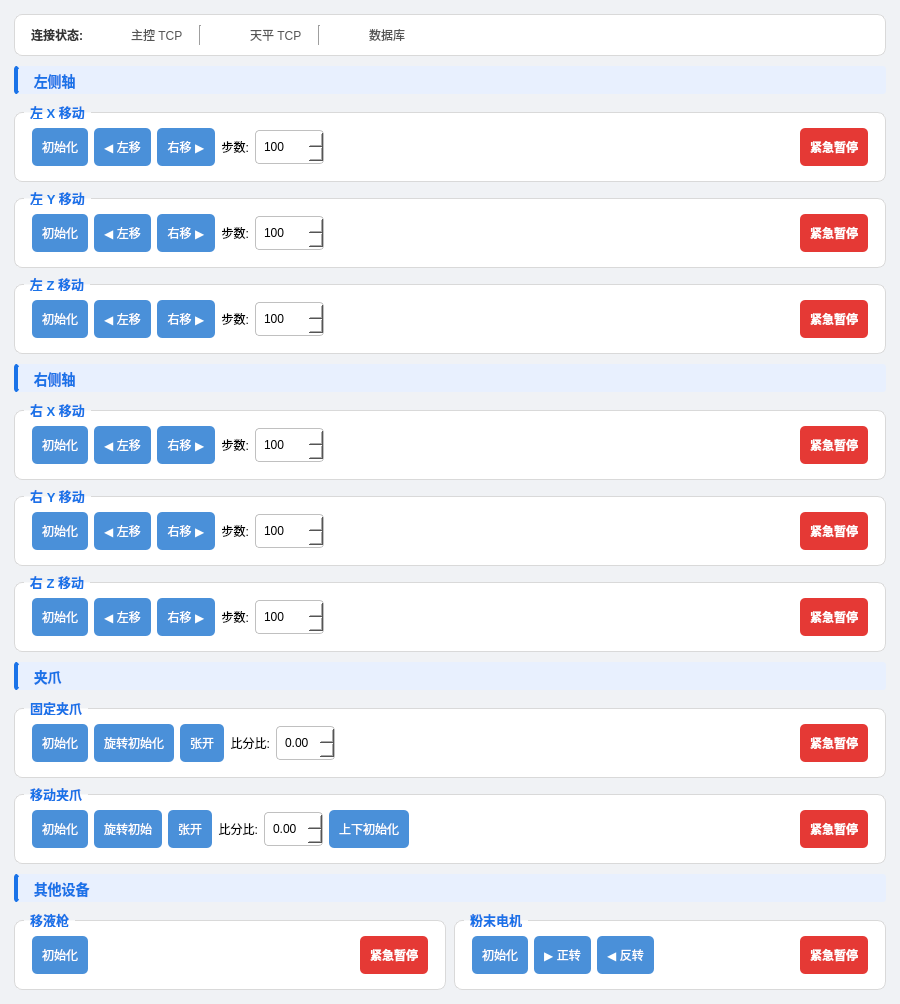
<?xml version="1.0" encoding="UTF-8"?>
<ui version="4.0">
 <class>MotorControl</class>
 <widget class="QDialog" name="MotorControl">
  <property name="geometry">
   <rect>
    <x>0</x>
    <y>0</y>
    <width>900</width>
    <height>660</height>
   </rect>
  </property>
  <property name="windowTitle">
   <string>电机控制</string>
  </property>
  <property name="styleSheet">
   <string notr="true">
QDialog {
    background-color: #f0f2f5;
}
QGroupBox {
    background-color: #ffffff;
    border: 1px solid #d9d9d9;
    border-radius: 8px;
    margin-top: 8px;
    padding: 6px 8px 6px 8px;
    font-size: 13px;
    font-weight: bold;
    color: #333333;
}
QGroupBox::title {
    subcontrol-origin: margin;
    subcontrol-position: top left;
    left: 10px;
    padding: 0 4px;
    color: #1a73e8;
}
QPushButton {
    background-color: #4a90d9;
    color: white;
    border: none;
    border-radius: 5px;
    padding: 5px 10px;
    font-size: 12px;
    min-height: 28px;
}
QPushButton:hover {
    background-color: #357abd;
}
QPushButton:pressed {
    background-color: #2a6099;
}
QPushButton#btn_emg_leftX,
QPushButton#btn_emg_leftY,
QPushButton#btn_emg_leftZ,
QPushButton#btn_emg_rightX,
QPushButton#btn_emg_rightY,
QPushButton#btn_emg_rightZ,
QPushButton#btn_emg_fixedGripper,
QPushButton#btn_emg_moveGripper,
QPushButton#btn_emg_pipette,
QPushButton#btn_emg_powder {
    background-color: #e53935;
    font-weight: bold;
}
QPushButton#btn_emg_leftX:hover,
QPushButton#btn_emg_leftY:hover,
QPushButton#btn_emg_leftZ:hover,
QPushButton#btn_emg_rightX:hover,
QPushButton#btn_emg_rightY:hover,
QPushButton#btn_emg_rightZ:hover,
QPushButton#btn_emg_fixedGripper:hover,
QPushButton#btn_emg_moveGripper:hover,
QPushButton#btn_emg_pipette:hover,
QPushButton#btn_emg_powder:hover {
    background-color: #c62828;
}
QPushButton#btn_init_leftX,
QPushButton#btn_init_leftY,
QPushButton#btn_init_leftZ,
QPushButton#btn_init_rightX,
QPushButton#btn_init_rightY,
QPushButton#btn_init_rightZ,
QPushButton#btn_init_fixedGripper,
QPushButton#btn_init_moveGripper,
QPushButton#btn_updownInit_moveGripper,
QPushButton#btn_init_pipette,
QPushButton#btn_init_powder {
    background-color: #43a047;
}
QPushButton#btn_init_leftX:hover,
QPushButton#btn_init_leftY:hover,
QPushButton#btn_init_leftZ:hover,
QPushButton#btn_init_rightX:hover,
QPushButton#btn_init_rightY:hover,
QPushButton#btn_init_rightZ:hover,
QPushButton#btn_init_fixedGripper:hover,
QPushButton#btn_init_moveGripper:hover,
QPushButton#btn_updownInit_moveGripper:hover,
QPushButton#btn_init_pipette:hover,
QPushButton#btn_init_powder:hover {
    background-color: #388e3c;
}
QSpinBox, QDoubleSpinBox {
    border: 1px solid #c0c0c0;
    border-radius: 4px;
    padding: 3px 6px;
    background-color: #ffffff;
    min-height: 26px;
    font-size: 12px;
}
QLabel#lbl_section_left,
QLabel#lbl_section_right,
QLabel#lbl_section_gripper,
QLabel#lbl_section_other {
    font-size: 14px;
    font-weight: bold;
    color: #1a73e8;
    padding: 4px 0px 2px 4px;
    border-left: 4px solid #1a73e8;
    background-color: #e8f0fe;
    border-radius: 3px;
}
   </string>
  </property>
  <layout class="QVBoxLayout" name="mainLayout">
   <property name="spacing">
    <number>10</number>
   </property>
   <property name="leftMargin">
    <number>14</number>
   </property>
   <property name="topMargin">
    <number>14</number>
   </property>
   <property name="rightMargin">
    <number>14</number>
   </property>
   <property name="bottomMargin">
    <number>14</number>
   </property>

   <!-- ===== 状态指示灯栏 ===== -->
   <item>
    <widget class="QFrame" name="statusBar">
     <property name="styleSheet">
      <string notr="true">
QFrame#statusBar {
    background-color: #ffffff;
    border: 1px solid #d9d9d9;
    border-radius: 8px;
    padding: 4px;
}
QLabel.statusText {
    font-size: 12px;
    color: #555555;
}
      </string>
     </property>
     <property name="frameShape">
      <enum>QFrame::StyledPanel</enum>
     </property>
     <layout class="QHBoxLayout" name="hl_status">
      <property name="spacing"><number>16</number></property>
      <property name="leftMargin"><number>12</number></property>
      <property name="topMargin"><number>6</number></property>
      <property name="rightMargin"><number>12</number></property>
      <property name="bottomMargin"><number>6</number></property>

      <!-- 标题 -->
      <item>
       <widget class="QLabel" name="lbl_status_title">
        <property name="text"><string>连接状态:</string></property>
        <property name="styleSheet"><string notr="true">font-size: 12px; font-weight: bold; color: #333333;</string></property>
       </widget>
      </item>

      <!-- 主TCP指示灯 -->
      <item>
       <widget class="QLabel" name="led_main">
        <property name="text"><string/></property>
        <property name="minimumSize"><size><width>16</width><height>16</height></size></property>
        <property name="maximumSize"><size><width>16</width><height>16</height></size></property>
        <property name="toolTip"><string>未连接</string></property>
       </widget>
      </item>
      <item>
       <widget class="QLabel" name="lbl_main">
        <property name="text"><string>主控 TCP</string></property>
        <property name="styleSheet"><string notr="true">font-size: 12px; color: #555555;</string></property>
       </widget>
      </item>

      <!-- 分隔线 -->
      <item>
       <widget class="QFrame" name="sep1">
        <property name="frameShape"><enum>QFrame::VLine</enum></property>
        <property name="frameShadow"><enum>QFrame::Sunken</enum></property>
        <property name="styleSheet"><string notr="true">color: #d9d9d9;</string></property>
       </widget>
      </item>

      <!-- 天平TCP指示灯 -->
      <item>
       <widget class="QLabel" name="led_balance">
        <property name="text"><string/></property>
        <property name="minimumSize"><size><width>16</width><height>16</height></size></property>
        <property name="maximumSize"><size><width>16</width><height>16</height></size></property>
        <property name="toolTip"><string>未连接</string></property>
       </widget>
      </item>
      <item>
       <widget class="QLabel" name="lbl_balance">
        <property name="text"><string>天平 TCP</string></property>
        <property name="styleSheet"><string notr="true">font-size: 12px; color: #555555;</string></property>
       </widget>
      </item>

      <!-- 分隔线 -->
      <item>
       <widget class="QFrame" name="sep2">
        <property name="frameShape"><enum>QFrame::VLine</enum></property>
        <property name="frameShadow"><enum>QFrame::Sunken</enum></property>
        <property name="styleSheet"><string notr="true">color: #d9d9d9;</string></property>
       </widget>
      </item>

      <!-- 数据库指示灯 -->
      <item>
       <widget class="QLabel" name="led_db">
        <property name="text"><string/></property>
        <property name="minimumSize"><size><width>16</width><height>16</height></size></property>
        <property name="maximumSize"><size><width>16</width><height>16</height></size></property>
        <property name="toolTip"><string>未连接</string></property>
       </widget>
      </item>
      <item>
       <widget class="QLabel" name="lbl_db">
        <property name="text"><string>数据库</string></property>
        <property name="styleSheet"><string notr="true">font-size: 12px; color: #555555;</string></property>
       </widget>
      </item>

      <item>
       <spacer name="sp_status">
        <property name="orientation"><enum>Qt::Horizontal</enum></property>
        <property name="sizeHint" stdset="0"><size><width>40</width><height>20</height></size></property>
       </spacer>
      </item>
     </layout>
    </widget>
   </item>

   <!-- ===== 左侧 XYZ ===== -->
   <item>
    <widget class="QLabel" name="lbl_section_left">
     <property name="text">
      <string>  左侧轴</string>
     </property>
    </widget>
   </item>
   <item>
    <layout class="QGridLayout" name="grid_leftXYZ">
     <property name="horizontalSpacing">
      <number>8</number>
     </property>
     <property name="verticalSpacing">
      <number>8</number>
     </property>

     <!-- 左X -->
     <item row="0" column="0">
      <widget class="QGroupBox" name="gb_leftX">
       <property name="title">
        <string>左 X 移动</string>
       </property>
       <layout class="QHBoxLayout" name="hl_leftX">
        <property name="spacing"><number>6</number></property>
        <item>
         <widget class="QPushButton" name="btn_init_leftX">
          <property name="text"><string>初始化</string></property>
         </widget>
        </item>
        <item>
         <widget class="QPushButton" name="btn_left_leftX">
          <property name="text"><string>◀ 左移</string></property>
         </widget>
        </item>
        <item>
         <widget class="QPushButton" name="btn_right_leftX">
          <property name="text"><string>右移 ▶</string></property>
         </widget>
        </item>
        <item>
         <widget class="QLabel" name="lbl_steps_leftX">
          <property name="text"><string>步数:</string></property>
          <property name="alignment"><set>Qt::AlignRight|Qt::AlignVCenter</set></property>
         </widget>
        </item>
        <item>
         <widget class="QSpinBox" name="spin_steps_leftX">
          <property name="minimum"><number>1</number></property>
          <property name="maximum"><number>99999</number></property>
          <property name="value"><number>100</number></property>
          <property name="minimumWidth"><number>80</number></property>
         </widget>
        </item>
        <item>
         <spacer name="sp_leftX">
          <property name="orientation"><enum>Qt::Horizontal</enum></property>
          <property name="sizeHint" stdset="0"><size><width>10</width><height>20</height></size></property>
         </spacer>
        </item>
        <item>
         <widget class="QPushButton" name="btn_emg_leftX">
          <property name="text"><string>紧急暂停</string></property>
         </widget>
        </item>
       </layout>
      </widget>
     </item>

     <!-- 左Y -->
     <item row="1" column="0">
      <widget class="QGroupBox" name="gb_leftY">
       <property name="title">
        <string>左 Y 移动</string>
       </property>
       <layout class="QHBoxLayout" name="hl_leftY">
        <property name="spacing"><number>6</number></property>
        <item>
         <widget class="QPushButton" name="btn_init_leftY">
          <property name="text"><string>初始化</string></property>
         </widget>
        </item>
        <item>
         <widget class="QPushButton" name="btn_left_leftY">
          <property name="text"><string>◀ 左移</string></property>
         </widget>
        </item>
        <item>
         <widget class="QPushButton" name="btn_right_leftY">
          <property name="text"><string>右移 ▶</string></property>
         </widget>
        </item>
        <item>
         <widget class="QLabel" name="lbl_steps_leftY">
          <property name="text"><string>步数:</string></property>
          <property name="alignment"><set>Qt::AlignRight|Qt::AlignVCenter</set></property>
         </widget>
        </item>
        <item>
         <widget class="QSpinBox" name="spin_steps_leftY">
          <property name="minimum"><number>1</number></property>
          <property name="maximum"><number>99999</number></property>
          <property name="value"><number>100</number></property>
          <property name="minimumWidth"><number>80</number></property>
         </widget>
        </item>
        <item>
         <spacer name="sp_leftY">
          <property name="orientation"><enum>Qt::Horizontal</enum></property>
          <property name="sizeHint" stdset="0"><size><width>10</width><height>20</height></size></property>
         </spacer>
        </item>
        <item>
         <widget class="QPushButton" name="btn_emg_leftY">
          <property name="text"><string>紧急暂停</string></property>
         </widget>
        </item>
       </layout>
      </widget>
     </item>

     <!-- 左Z -->
     <item row="2" column="0">
      <widget class="QGroupBox" name="gb_leftZ">
       <property name="title">
        <string>左 Z 移动</string>
       </property>
       <layout class="QHBoxLayout" name="hl_leftZ">
        <property name="spacing"><number>6</number></property>
        <item>
         <widget class="QPushButton" name="btn_init_leftZ">
          <property name="text"><string>初始化</string></property>
         </widget>
        </item>
        <item>
         <widget class="QPushButton" name="btn_left_leftZ">
          <property name="text"><string>◀ 左移</string></property>
         </widget>
        </item>
        <item>
         <widget class="QPushButton" name="btn_right_leftZ">
          <property name="text"><string>右移 ▶</string></property>
         </widget>
        </item>
        <item>
         <widget class="QLabel" name="lbl_steps_leftZ">
          <property name="text"><string>步数:</string></property>
          <property name="alignment"><set>Qt::AlignRight|Qt::AlignVCenter</set></property>
         </widget>
        </item>
        <item>
         <widget class="QSpinBox" name="spin_steps_leftZ">
          <property name="minimum"><number>1</number></property>
          <property name="maximum"><number>99999</number></property>
          <property name="value"><number>100</number></property>
          <property name="minimumWidth"><number>80</number></property>
         </widget>
        </item>
        <item>
         <spacer name="sp_leftZ">
          <property name="orientation"><enum>Qt::Horizontal</enum></property>
          <property name="sizeHint" stdset="0"><size><width>10</width><height>20</height></size></property>
         </spacer>
        </item>
        <item>
         <widget class="QPushButton" name="btn_emg_leftZ">
          <property name="text"><string>紧急暂停</string></property>
         </widget>
        </item>
       </layout>
      </widget>
     </item>

    </layout>
   </item>

   <!-- ===== 右侧 XYZ ===== -->
   <item>
    <widget class="QLabel" name="lbl_section_right">
     <property name="text">
      <string>  右侧轴</string>
     </property>
    </widget>
   </item>
   <item>
    <layout class="QGridLayout" name="grid_rightXYZ">
     <property name="horizontalSpacing"><number>8</number></property>
     <property name="verticalSpacing"><number>8</number></property>

     <!-- 右X -->
     <item row="0" column="0">
      <widget class="QGroupBox" name="gb_rightX">
       <property name="title"><string>右 X 移动</string></property>
       <layout class="QHBoxLayout" name="hl_rightX">
        <property name="spacing"><number>6</number></property>
        <item><widget class="QPushButton" name="btn_init_rightX"><property name="text"><string>初始化</string></property></widget></item>
        <item><widget class="QPushButton" name="btn_left_rightX"><property name="text"><string>◀ 左移</string></property></widget></item>
        <item><widget class="QPushButton" name="btn_right_rightX"><property name="text"><string>右移 ▶</string></property></widget></item>
        <item><widget class="QLabel" name="lbl_steps_rightX"><property name="text"><string>步数:</string></property><property name="alignment"><set>Qt::AlignRight|Qt::AlignVCenter</set></property></widget></item>
        <item><widget class="QSpinBox" name="spin_steps_rightX"><property name="minimum"><number>1</number></property><property name="maximum"><number>99999</number></property><property name="value"><number>100</number></property><property name="minimumWidth"><number>80</number></property></widget></item>
        <item><spacer name="sp_rightX"><property name="orientation"><enum>Qt::Horizontal</enum></property><property name="sizeHint" stdset="0"><size><width>10</width><height>20</height></size></property></spacer></item>
        <item><widget class="QPushButton" name="btn_emg_rightX"><property name="text"><string>紧急暂停</string></property></widget></item>
       </layout>
      </widget>
     </item>

     <!-- 右Y -->
     <item row="1" column="0">
      <widget class="QGroupBox" name="gb_rightY">
       <property name="title"><string>右 Y 移动</string></property>
       <layout class="QHBoxLayout" name="hl_rightY">
        <property name="spacing"><number>6</number></property>
        <item><widget class="QPushButton" name="btn_init_rightY"><property name="text"><string>初始化</string></property></widget></item>
        <item><widget class="QPushButton" name="btn_left_rightY"><property name="text"><string>◀ 左移</string></property></widget></item>
        <item><widget class="QPushButton" name="btn_right_rightY"><property name="text"><string>右移 ▶</string></property></widget></item>
        <item><widget class="QLabel" name="lbl_steps_rightY"><property name="text"><string>步数:</string></property><property name="alignment"><set>Qt::AlignRight|Qt::AlignVCenter</set></property></widget></item>
        <item><widget class="QSpinBox" name="spin_steps_rightY"><property name="minimum"><number>1</number></property><property name="maximum"><number>99999</number></property><property name="value"><number>100</number></property><property name="minimumWidth"><number>80</number></property></widget></item>
        <item><spacer name="sp_rightY"><property name="orientation"><enum>Qt::Horizontal</enum></property><property name="sizeHint" stdset="0"><size><width>10</width><height>20</height></size></property></spacer></item>
        <item><widget class="QPushButton" name="btn_emg_rightY"><property name="text"><string>紧急暂停</string></property></widget></item>
       </layout>
      </widget>
     </item>

     <!-- 右Z -->
     <item row="2" column="0">
      <widget class="QGroupBox" name="gb_rightZ">
       <property name="title"><string>右 Z 移动</string></property>
       <layout class="QHBoxLayout" name="hl_rightZ">
        <property name="spacing"><number>6</number></property>
        <item><widget class="QPushButton" name="btn_init_rightZ"><property name="text"><string>初始化</string></property></widget></item>
        <item><widget class="QPushButton" name="btn_left_rightZ"><property name="text"><string>◀ 左移</string></property></widget></item>
        <item><widget class="QPushButton" name="btn_right_rightZ"><property name="text"><string>右移 ▶</string></property></widget></item>
        <item><widget class="QLabel" name="lbl_steps_rightZ"><property name="text"><string>步数:</string></property><property name="alignment"><set>Qt::AlignRight|Qt::AlignVCenter</set></property></widget></item>
        <item><widget class="QSpinBox" name="spin_steps_rightZ"><property name="minimum"><number>1</number></property><property name="maximum"><number>99999</number></property><property name="value"><number>100</number></property><property name="minimumWidth"><number>80</number></property></widget></item>
        <item><spacer name="sp_rightZ"><property name="orientation"><enum>Qt::Horizontal</enum></property><property name="sizeHint" stdset="0"><size><width>10</width><height>20</height></size></property></spacer></item>
        <item><widget class="QPushButton" name="btn_emg_rightZ"><property name="text"><string>紧急暂停</string></property></widget></item>
       </layout>
      </widget>
     </item>

    </layout>
   </item>

   <!-- ===== 夹爪 ===== -->
   <item>
    <widget class="QLabel" name="lbl_section_gripper">
     <property name="text">
      <string>  夹爪</string>
     </property>
    </widget>
   </item>
   <item>
    <layout class="QGridLayout" name="grid_grippers">
     <property name="horizontalSpacing"><number>8</number></property>
     <property name="verticalSpacing"><number>8</number></property>

     <!-- 固定夹爪 -->
     <item row="0" column="0">
      <widget class="QGroupBox" name="gb_fixedGripper">
       <property name="title"><string>固定夹爪</string></property>
       <layout class="QHBoxLayout" name="hl_fixedGripper">
        <property name="spacing"><number>6</number></property>
        <item><widget class="QPushButton" name="btn_init_fixedGripper"><property name="text"><string>初始化</string></property></widget></item>
        <item><widget class="QPushButton" name="btn_rotateInit_fixedGripper"><property name="text"><string>旋转初始化</string></property></widget></item>
        <item><widget class="QPushButton" name="btn_open_fixedGripper"><property name="text"><string>张开</string></property></widget></item>
        <item><widget class="QLabel" name="lbl_ratio_fixedGripper"><property name="text"><string>比分比:</string></property><property name="alignment"><set>Qt::AlignRight|Qt::AlignVCenter</set></property></widget></item>
        <item>
         <widget class="QDoubleSpinBox" name="spin_ratio_fixedGripper">
          <property name="minimum"><number>0.00</number></property>
          <property name="maximum"><number>1.00</number></property>
          <property name="singleStep"><double>0.01</double></property>
          <property name="value"><double>0.50</double></property>
          <property name="minimumWidth"><number>80</number></property>
         </widget>
        </item>
        <item><spacer name="sp_fixedGripper"><property name="orientation"><enum>Qt::Horizontal</enum></property><property name="sizeHint" stdset="0"><size><width>10</width><height>20</height></size></property></spacer></item>
        <item><widget class="QPushButton" name="btn_emg_fixedGripper"><property name="text"><string>紧急暂停</string></property></widget></item>
       </layout>
      </widget>
     </item>

     <!-- 移动夹爪 -->
     <item row="1" column="0">
      <widget class="QGroupBox" name="gb_moveGripper">
       <property name="title"><string>移动夹爪</string></property>
       <layout class="QHBoxLayout" name="hl_moveGripper">
        <property name="spacing"><number>6</number></property>
        <item><widget class="QPushButton" name="btn_init_moveGripper"><property name="text"><string>初始化</string></property></widget></item>
        <item><widget class="QPushButton" name="btn_rotateInit_moveGripper"><property name="text"><string>旋转初始</string></property></widget></item>
        <item><widget class="QPushButton" name="btn_open_moveGripper"><property name="text"><string>张开</string></property></widget></item>
        <item><widget class="QLabel" name="lbl_ratio_moveGripper"><property name="text"><string>比分比:</string></property><property name="alignment"><set>Qt::AlignRight|Qt::AlignVCenter</set></property></widget></item>
        <item>
         <widget class="QDoubleSpinBox" name="spin_ratio_moveGripper">
          <property name="minimum"><number>0.00</number></property>
          <property name="maximum"><number>1.00</number></property>
          <property name="singleStep"><double>0.01</double></property>
          <property name="value"><double>0.50</double></property>
          <property name="minimumWidth"><number>80</number></property>
         </widget>
        </item>
        <item><widget class="QPushButton" name="btn_updownInit_moveGripper"><property name="text"><string>上下初始化</string></property></widget></item>
        <item><spacer name="sp_moveGripper"><property name="orientation"><enum>Qt::Horizontal</enum></property><property name="sizeHint" stdset="0"><size><width>10</width><height>20</height></size></property></spacer></item>
        <item><widget class="QPushButton" name="btn_emg_moveGripper"><property name="text"><string>紧急暂停</string></property></widget></item>
       </layout>
      </widget>
     </item>

    </layout>
   </item>

   <!-- ===== 其他设备 ===== -->
   <item>
    <widget class="QLabel" name="lbl_section_other">
     <property name="text">
      <string>  其他设备</string>
     </property>
    </widget>
   </item>
   <item>
    <layout class="QGridLayout" name="grid_other">
     <property name="horizontalSpacing"><number>8</number></property>
     <property name="verticalSpacing"><number>8</number></property>

     <!-- 移液枪 -->
     <item row="0" column="0">
      <widget class="QGroupBox" name="gb_pipette">
       <property name="title"><string>移液枪</string></property>
       <layout class="QHBoxLayout" name="hl_pipette">
        <property name="spacing"><number>6</number></property>
        <item><widget class="QPushButton" name="btn_init_pipette"><property name="text"><string>初始化</string></property></widget></item>
        <item><spacer name="sp_pipette"><property name="orientation"><enum>Qt::Horizontal</enum></property><property name="sizeHint" stdset="0"><size><width>40</width><height>20</height></size></property></spacer></item>
        <item><widget class="QPushButton" name="btn_emg_pipette"><property name="text"><string>紧急暂停</string></property></widget></item>
       </layout>
      </widget>
     </item>

     <!-- 粉末电机 -->
     <item row="0" column="1">
      <widget class="QGroupBox" name="gb_powder">
       <property name="title"><string>粉末电机</string></property>
       <layout class="QHBoxLayout" name="hl_powder">
        <property name="spacing"><number>6</number></property>
        <item><widget class="QPushButton" name="btn_init_powder"><property name="text"><string>初始化</string></property></widget></item>
        <item><widget class="QPushButton" name="btn_fwd_powder"><property name="text"><string>▶ 正转</string></property></widget></item>
        <item><widget class="QPushButton" name="btn_rev_powder"><property name="text"><string>◀ 反转</string></property></widget></item>
        <item><spacer name="sp_powder"><property name="orientation"><enum>Qt::Horizontal</enum></property><property name="sizeHint" stdset="0"><size><width>10</width><height>20</height></size></property></spacer></item>
        <item><widget class="QPushButton" name="btn_emg_powder"><property name="text"><string>紧急暂停</string></property></widget></item>
       </layout>
      </widget>
     </item>

    </layout>
   </item>

   <!-- 底部弹性空间 -->
   <item>
    <spacer name="verticalSpacer_bottom">
     <property name="orientation"><enum>Qt::Vertical</enum></property>
     <property name="sizeHint" stdset="0"><size><width>20</width><height>8</height></size></property>
    </spacer>
   </item>

  </layout>
 </widget>
 <resources/>
 <connections/>
</ui>
